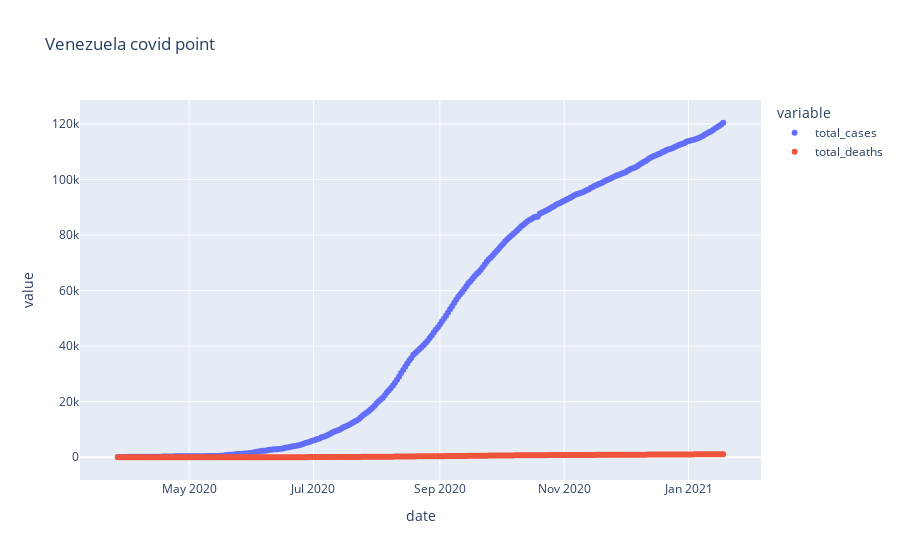

Notebook code cell kept with this figure:
### Code cell
fig = px.scatter(ven_graph, x=ven_graph["date"], y=ven_graph.columns, title="Venezuela covid point")
fig.show()

### Figure 1 — Plotly figure (JSON) as saved in the notebook; plotly's stock layout.template omitted (floating-point values rounded to 4 significant figures; data arrays with more than 128 entries replaced by an {"elided": "..."} marker saying what was removed)
{"data": [{"hovertemplate": "variable=total_cases<br>date=%{x}<br>value=%{y}<extra></extra>", "legendgroup": "total_cases", "marker": {"color": "#636efa", "symbol": "circle"}, "mode": "markers", "name": "total_cases", "orientation": "v", "showlegend": true, "type": "scatter", "x": {"elided": "298 str values"}, "xaxis": "x", "y": {"elided": "298 int values"}, "yaxis": "y"}, {"hovertemplate": "variable=total_deaths<br>date=%{x}<br>value=%{y}<extra></extra>", "legendgroup": "total_deaths", "marker": {"color": "#EF553B", "symbol": "circle"}, "mode": "markers", "name": "total_deaths", "orientation": "v", "showlegend": true, "type": "scatter", "x": {"elided": "298 str values"}, "xaxis": "x", "y": {"elided": "298 int values"}, "yaxis": "y"}], "layout": {"legend": {"title": {"text": "variable"}, "tracegroupgap": 0}, "title": {"text": "Venezuela covid point"}, "xaxis": {"anchor": "y", "domain": [0, 1], "title": {"text": "date"}}, "yaxis": {"anchor": "x", "domain": [0, 1], "title": {"text": "value"}}}}
